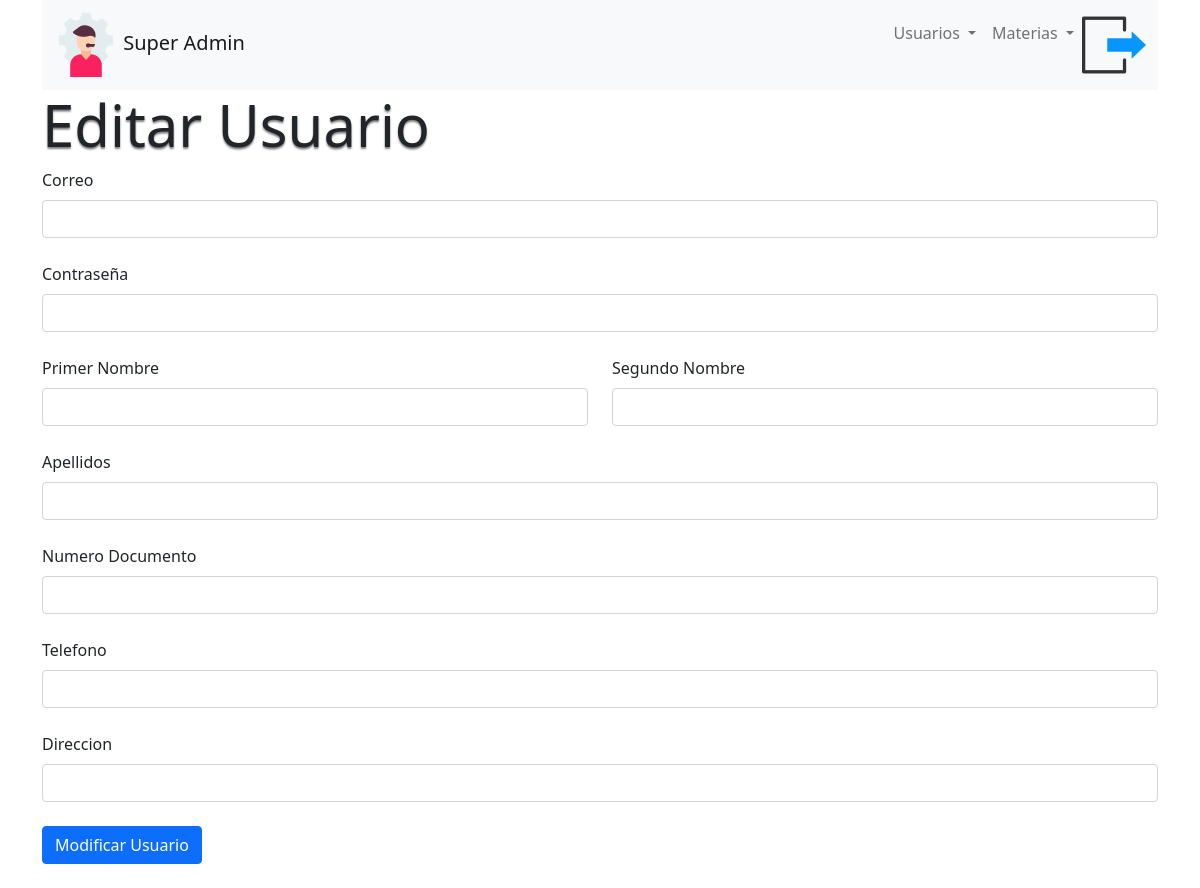
The app's page /editUser/4 (signed in), older data.
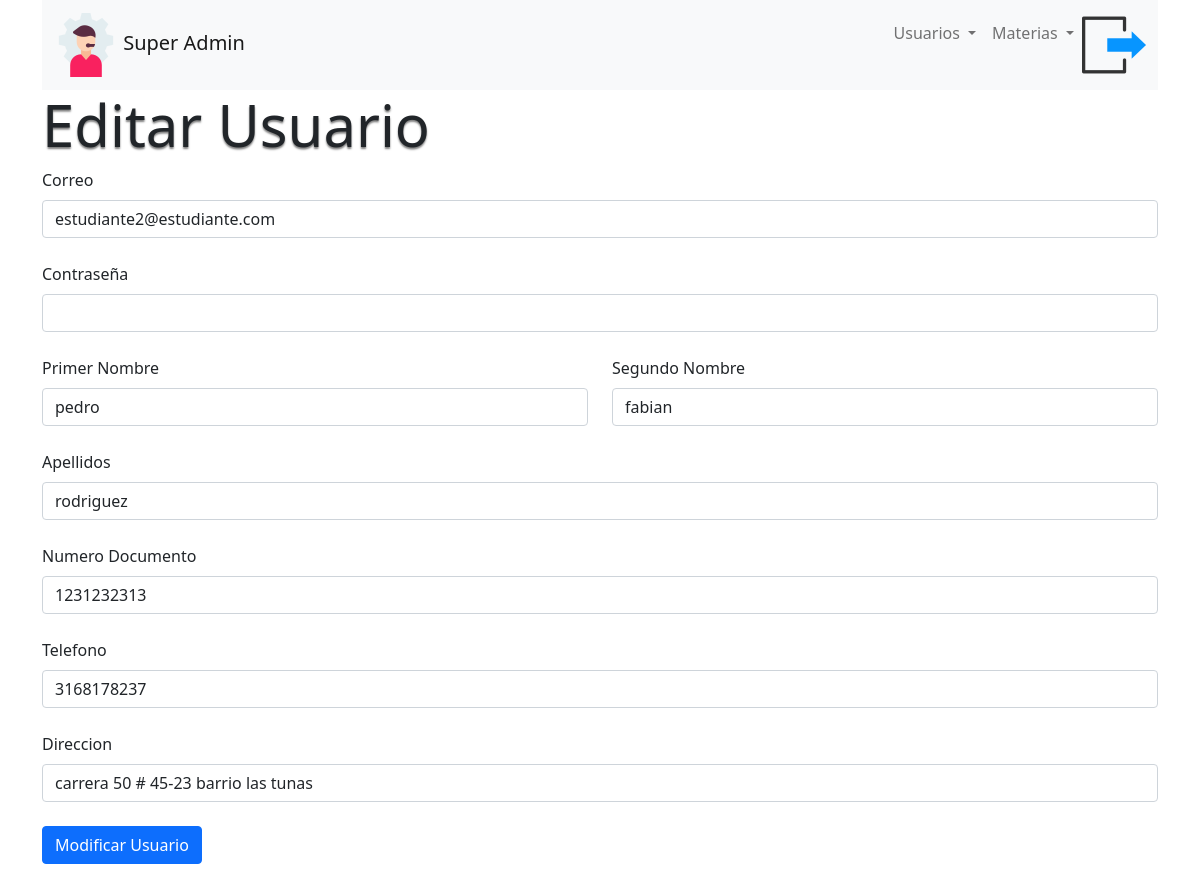
The same page, newer data.
### tables this page shows
CREATE TABLE usuario (
	idUsuario INTEGER PRIMARY KEY AUTOINCREMENT   NOT NULL ,
	correo VARCHAR(100) NOT NULL ,
	contrasenia VARCHAR(255) NOT NULL ,
	primerNombre VARCHAR(50) NOT NULL ,
	segundoNombre VARCHAR(50) NOT NULL ,
	Apellidos VARCHAR(70) NOT NULL ,
	numDocumento VARCHAR(15) NOT NULL ,
	telefono VARCHAR(15) NOT NULL ,
	direccion VARCHAR(100) NOT NULL ,
	idTipoUsuario INTEGER NOT NULL ,
	FOREIGN KEY (idTipoUsuario) REFERENCES tipoUsuario(idTipoUsuario)
);

### app.py (the view)
@app.route('/editUser/<id>', methods=['GET','POST'])
def editUser(id):
    db = get_db() #Abre conexion
    cur = db.cursor() #Variable que tiene la conexion y cre un objeto de tipo cursor
    sQuery = "SELECT * FROM usuario WHERE idUsuario = ?" # sentencia SQL
    cur.execute(sQuery,[id]) #Preparamos la sentencia para ejecucion
    userEdit = cur.fetchone()
    cur.close() # cerramos el cursor
    return render_template("superadmin/editarUser.html" , usuario = userEdit)

### app.py (called while the page is built)
@app.before_request
def antes_de_cada_ruta():
    ruta = request.path
    if not 'usuario' in session and ruta != "/login" and ruta != "/" and ruta != "/logout" and not ruta.startswith("/static"):
        flash("Inicia sesión para continuar")
        return redirect("/login")

### conexion.py (called while the page is built)
def get_db():
    try:
        if 'db' not in g:
            g.db=sqlite3.connect(DATABASES)
        return g.db
    except Error:
        print(Error)

### templates/superadmin/editarUser.html (shortened to what this page needs)
{% extends 'base2.html' %}
{% block body %}
<div class="container">
    <div class="row">
        <h1 class="section-title">Editar Usuario</h1>
        <form action="/updateUser/{{ usuario[0] }}" method="POST">
            <div class="form-outline mb-4">
                <label class="form-label" for="correo">Correo</label>
                <input type="email" id="correo" name="correo" class="form-control" value="{{ usuario[1] }}"/>
            </div>
            <div class="form-outline mb-4">
                <label class="form-label" for="password">Contraseña</label>
                <input type="password" id="password" name="password" class="form-control" value=""/>
            </div>
            <div class="row mb-4">
              <div class="col">
                <div class="form-outline">
                  <label class="form-label" for="primerNombre">Primer Nombre</label>
                  <input type="text" id="primerNombre" name="primerNombre" class="form-control" value="{{ usuario[3]}}"/>
                </div>
              </div>
              <div class="col">
                <div class="form-outline">
                  <label class="form-label" for="segundoNombre">Segundo Nombre</label>
                  <input type="text" id="segundoNombre" name="segundoNombre" class="form-control" value="{{ usuario[4]}}"/>
                </div>
              </div>
            </div>
            <div class="form-outline mb-4">
              <label class="form-label" for="apellidos">Apellidos</label>
              <input type="text" id="apellidos" class="form-control" name="apellidos" value="{{ usuario[5]}}"/>
            </div>
            <div class="form-outline mb-4">
              <label class="form-label" for="numDocumento">Numero Documento</label>
              <input type="text" id="numDocumento" class="form-control" name="numDocumento" value="{{ usuario[6]}}"/>
            </div>
            <div class="form-outline mb-4">
              <label class="form-label" for="telefono">Telefono</label>
              <input type="number" id="telefono" class="form-control" name="telefono" value="{{ usuario[7]}}"/>
            </div>
            <div class="form-outline mb-4">
                <label class="form-label" for="direccion">Direccion</label>
                <input type="text" id="direccion" class="form-control" name="direccion" value="{{ usuario[8]}}"/>
              </div>
            <button type="submit" class="btn btn-primary btn-block mb-4">Modificar Usuario</button>
          </form>
    </div>
</div>
{% endblock %}

Row changes from the older to the newer data that the page shows:
added usuario: correo "estudiante2@estudiante.com", primerNombre "pedro", segundoNombre "fabian", apellidos "rodriguez", numDocumento "1231232313", telefono "3168178237", direccion "carrera 50 # 45-23 barrio las tunas"
